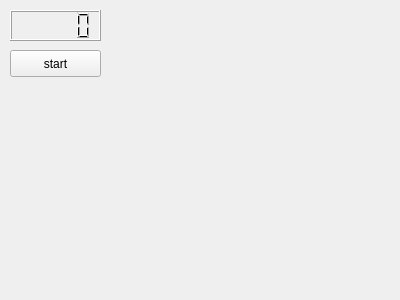
<?xml version="1.0" encoding="UTF-8"?>
<ui version="4.0">
 <class>MainLayout</class>
 <widget class="QWidget" name="MainLayout">
  <property name="geometry">
   <rect>
    <x>0</x>
    <y>0</y>
    <width>400</width>
    <height>300</height>
   </rect>
  </property>
  <property name="windowTitle">
   <string>Form</string>
  </property>
  <widget class="QLCDNumber" name="scoreLcdNumber">
   <property name="geometry">
    <rect>
     <x>10</x>
     <y>10</y>
     <width>91</width>
     <height>31</height>
    </rect>
   </property>
  </widget>
  <widget class="QPushButton" name="startBtn">
   <property name="geometry">
    <rect>
     <x>10</x>
     <y>50</y>
     <width>91</width>
     <height>27</height>
    </rect>
   </property>
   <property name="text">
    <string>start</string>
   </property>
   <property name="checkable">
    <bool>true</bool>
   </property>
  </widget>
 </widget>
 <resources/>
 <connections/>
</ui>
